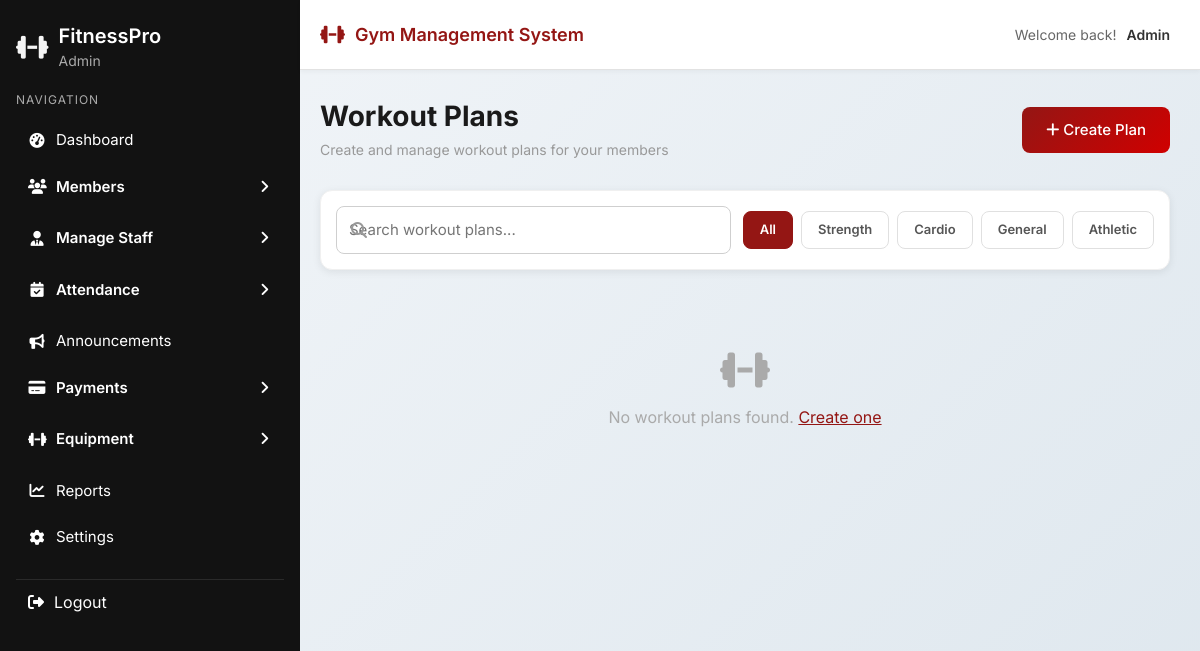
/trainer/workout-plans.php (signed in), run on an earlier commit of the app's database.
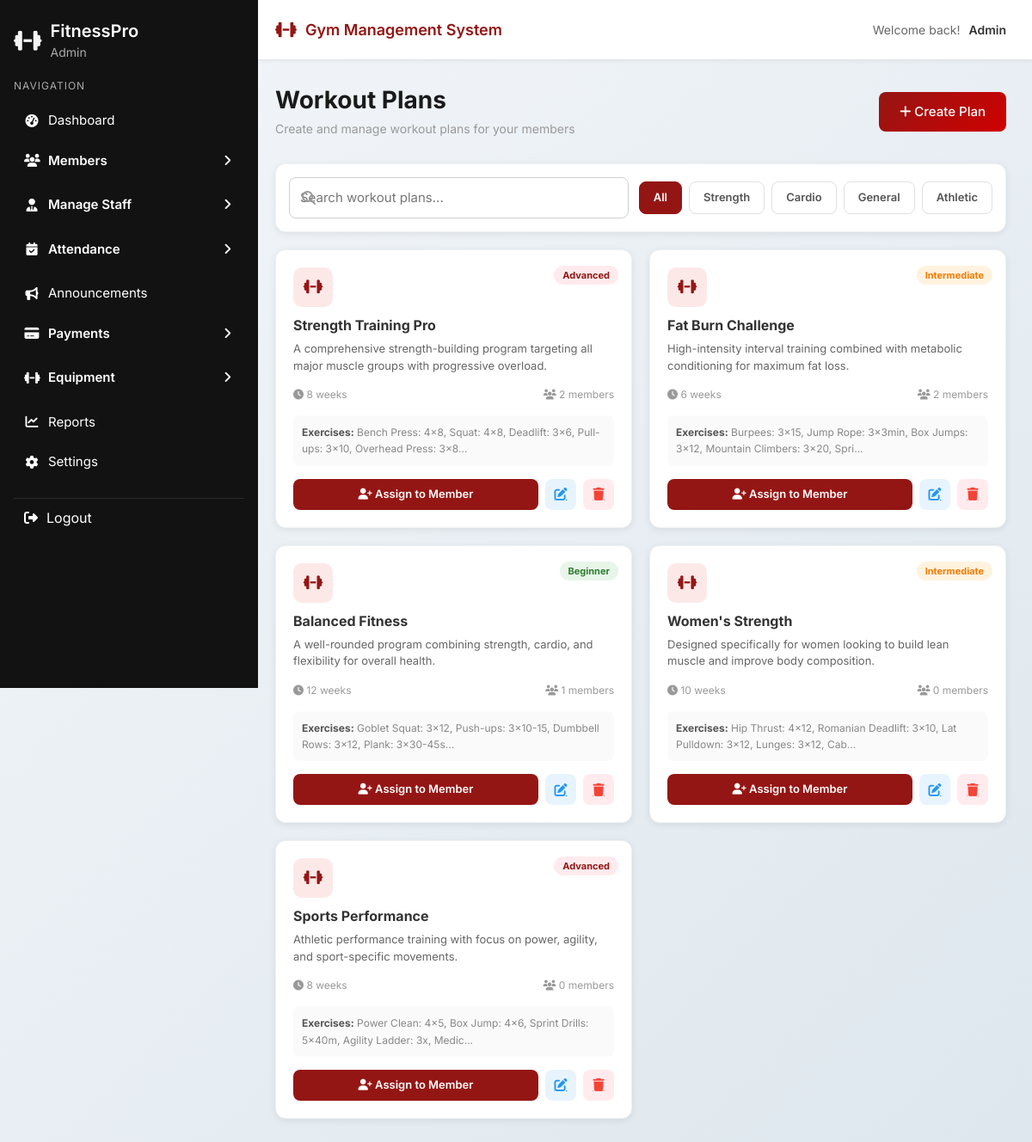
And on a later commit of the database.
### tables this page shows
CREATE TABLE `workout_plan_library` (
  `id` int(11) NOT NULL,
  `name` varchar(100) NOT NULL,
  `description` text DEFAULT NULL,
  `category` enum('Strength','Cardio','General','Athletic') NOT NULL DEFAULT 'General',
  `difficulty` enum('Beginner','Intermediate','Advanced') NOT NULL DEFAULT 'Beginner',
  `duration_weeks` int(11) NOT NULL DEFAULT 8,
  `exercises` text DEFAULT NULL,
  `created_by` varchar(100) DEFAULT NULL,
  `created_at` timestamp NOT NULL DEFAULT current_timestamp()
);

### trainer/workout-plans.php (the view, shortened to what the changed rows need)
<?php
require_once '../dbcon.php';
$category = isset($_GET['cat']) ? mysqli_real_escape_string($conn, $_GET['cat']) : '';
$where    = "WHERE 1=1";
$plans_q = mysqli_query($conn, "SELECT wpl.*,
    (SELECT COUNT(*) FROM workout_plans wp WHERE wp.current_plan=wpl.name) as member_count
    FROM workout_plan_library wpl $where ORDER BY wpl.created_at DESC");
$plans = [];
while($r = mysqli_fetch_assoc($plans_q)) $plans[] = $r;
include '../layout/header.php';
include '../layout/sidebar.php';
?>
<link rel="stylesheet" href="../css/sidebar.css">
<link rel="stylesheet" href="../css/common.css">
<div class="main-wrapper">
  <div class="main-content">
    <div class="page-header" style="display:flex;justify-content:space-between;align-items:center;">
      <div>
        <h1 class="page-title">Workout Plans</h1>
      </div>
      <a href="create-plan.php" class="btn app-btn-primary"><i class="fas fa-plus"></i> Create Plan</a>
    </div>
    <div class="table-container" style="padding:15px;margin-bottom:20px;">
      <form method="GET" style="display:flex;gap:12px;align-items:center;flex-wrap:wrap;">
        <div style="display:flex;gap:8px;flex-wrap:wrap;">
          <?php
          $cats = [''=>'All','Strength'=>'Strength','Cardio'=>'Cardio','General'=>'General','Athletic'=>'Athletic'];
          foreach($cats as $val=>$label):
            $active = $category === $val;
          ?>
          <button type="submit" name="cat" value="<?= $val ?>" class="btn" style="padding:8px 16px;border-radius:8px;font-size:13px;font-weight:600;border:1px solid <?= $active ? 'var(--active-color)' : '#e0e0e0' ?>;background:<?= $active ? 'var(--active-color)' : 'white' ?>;color:<?= $active ? 'white' : '#555' ?>;">
            <?= $label ?>
          </button>
          <?php endforeach; ?>
        </div>
      </form>
    </div>
    <?php if(empty($plans)): ?>
      <div style="text-align:center;padding:60px;color:#aaa;">
        <i class="fas fa-dumbbell" style="font-size:40px;margin-bottom:15px;display:block;"></i>
        No workout plans found. <a href="create-plan.php" style="color:var(--active-color);">Create one</a>
      </div>
    <?php else: ?>
    <div style="display:grid;grid-template-columns:repeat(auto-fill,minmax(320px,1fr));gap:20px;">
      <?php foreach($plans as $plan):
        $diff_color = $plan['difficulty']==='Beginner' ? '#2e7d32' : ($plan['difficulty']==='Intermediate' ? '#f57c00' : 'var(--active-color)');
      ?>
      <div class="table-container" style="padding:20px;position:relative;">
        <div style="position:absolute;top:15px;right:15px;">
          <span style="font-size:11px;font-weight:700;color:<?= $diff_color ?>;background:<?= $plan['difficulty']==='Beginner' ? '#e8f5e9' : ($plan['difficulty']==='Intermediate' ? '#fff3e0' : '#ffebee') ?>;padding:4px 10px;border-radius:20px;">
            <?= $plan['difficulty'] ?>
          </span>
        </div>
        <div style="width:46px;height:46px;background:#fde8e8;border-radius:10px;display:flex;align-items:center;justify-content:center;margin-bottom:12px;">
          <i class="fas fa-dumbbell" style="color:var(--active-color);font-size:18px;"></i>
        </div>
        <h3 style="margin:0 0 8px;font-size:16px;font-weight:700;padding-right:80px;"><?= htmlspecialchars($plan['name']) ?></h3>
        <p style="font-size:13px;color:#666;margin:0 0 15px;line-height:1.5;"><?= htmlspecialchars($plan['description']) ?></p>
        <div style="display:flex;justify-content:space-between;font-size:12px;color:#999;margin-bottom:15px;">
          <span><i class="fas fa-clock"></i> <?= $plan['duration_weeks'] ?> weeks</span>
          <span><i class="fas fa-users"></i> <?= $plan['member_count'] ?> members</span>
        </div>
        <?php if($plan['exercises']): ?>
        <div style="font-size:12px;color:#888;background:#fafafa;padding:10px;border-radius:8px;margin-bottom:15px;line-height:1.6;">
          <strong style="color:#555;">Exercises:</strong> <?= htmlspecialchars(substr($plan['exercises'], 0, 80)) ?>...
        </div>
        <?php endif; ?>
        <div style="display:flex;gap:8px;">
          <button onclick="openAssignModal(<?= $plan['id'] ?>, '<?= htmlspecialchars($plan['name'], ENT_QUOTES) ?>')"
            class="btn" style="flex:1;background:var(--active-color);color:white;padding:8px;font-size:13px;font-weight:600;border:none;border-radius:8px;cursor:pointer;">
            <i class="fas fa-user-plus"></i> Assign to Member
          </button>
          <a href="create-plan.php?edit=<?= $plan['id'] ?>" class="btn-action edit" title="Edit"><i class="fas fa-edit"></i></a>
          <a href="workout-plans.php?delete=<?= $plan['id'] ?>" class="btn-action delete" title="Delete"
            onclick="return confirm('Delete this plan?')"><i class="fas fa-trash"></i></a>
        </div>
      </div>
      <?php endforeach; ?>
    </div>
    <?php endif; ?>
  </div>
</div>

What changed in the data, as far as the page shows it:
added workout_plan_library: difficulty "Advanced", name "Strength Training Pro", description "A comprehensive strength-building program targeting all major muscle groups with progressive overload.", duration_weeks "8", member_count "2", exercises "Bench Press: 4x8, Squat: 4x8, Deadlift: 3x6, Pull-ups: 3x10, Overhead Press: 3x8"
added workout_plan_library: difficulty "Intermediate", name "Fat Burn Challenge", description "High-intensity interval training combined with metabolic conditioning for maximum fat loss.", duration_weeks "6", member_count "2", exercises "Burpees: 3x15, Jump Rope: 3x3min, Box Jumps: 3x12, Mountain Climbers: 3x20, Spri"
added workout_plan_library: difficulty "Beginner", name "Balanced Fitness", description "A well-rounded program combining strength, cardio, and flexibility for overall health.", duration_weeks "12", member_count "1", exercises "Goblet Squat: 3x12, Push-ups: 3x10-15, Dumbbell Rows: 3x12, Plank: 3x30-45s"
added workout_plan_library: difficulty "Intermediate", name "Women's Strength", description "Designed specifically for women looking to build lean muscle and improve body composition.", duration_weeks "10", member_count "0", exercises "Hip Thrust: 4x12, Romanian Deadlift: 3x10, Lat Pulldown: 3x12, Lunges: 3x12, Cab"
added workout_plan_library: difficulty "Advanced", name "Sports Performance", description "Athletic performance training with focus on power, agility, and sport-specific movements.", duration_weeks "8", member_count "0", exercises "Power Clean: 4x5, Box Jump: 4x6, Sprint Drills: 5x40m, Agility Ladder: 3x, Medic"
Also different on the page:
text no longer shown: "No workout plans found. Create one"
